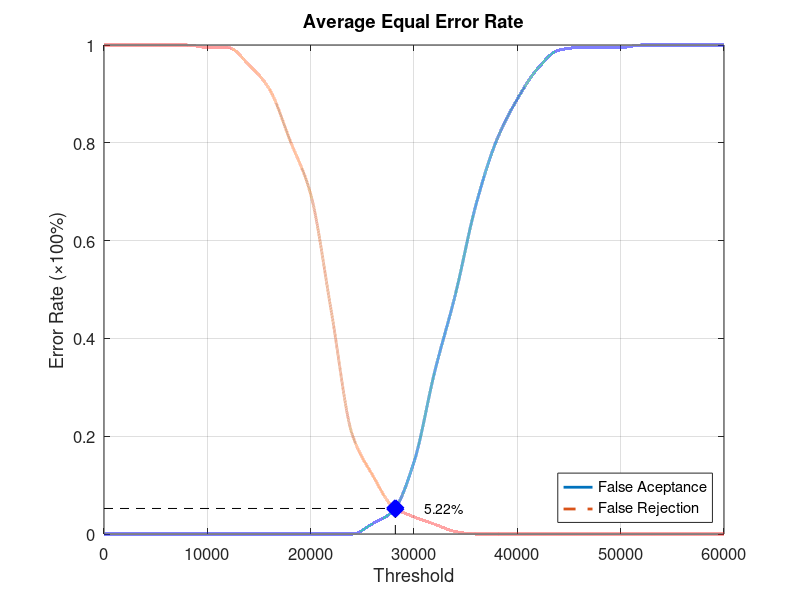
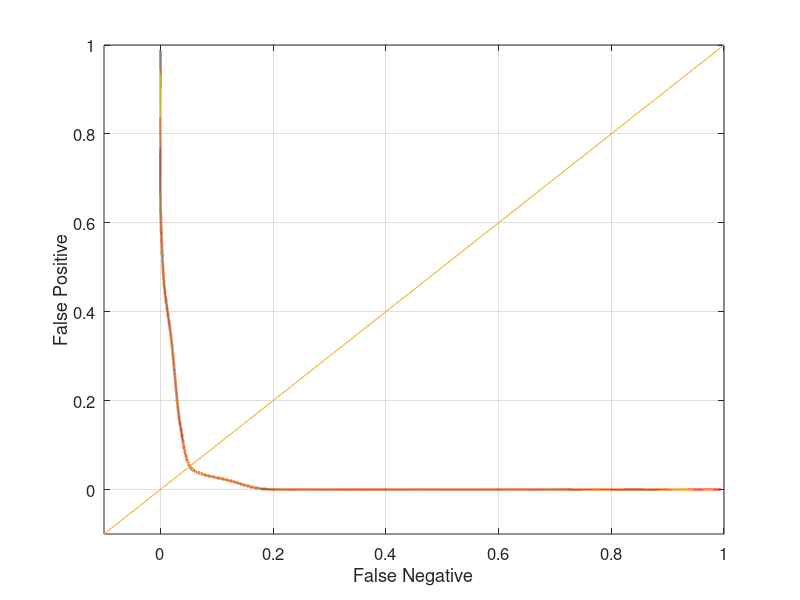

Write MATLAB code to recreate these figures, in order.
function yEER = Database5_1
close all;
clear;
clc;
x = 0:2000:60000;
xq = 0:0.5:60000;

y0 = [0 0 0 0 0 0 0 0 0 0 0 0 0 0.0210526 0.0473684 0.147368 0.331579 0.489474 0.673684 0.805263 0.889474 0.952632 0.989474 0.994737 0.994737 0.994737 1 1 1 1 1];
yy0 = interp1(x, y0, xq, 'pchip');
y1 = [1 1 1 1 1 0.995 0.995 0.96 0.91 0.805 0.695 0.455 0.205 0.12 0.055 0.035 0.02 0.005 0 0 0 0 0 0 0 0 0 0 0 0 0];
yy1 = interp1(x, y1, xq, 'pchip');

% Calculating EER: 
y2 = abs(y0 - y1);
find(y2 == min(y2))
yy2 = abs(yy0 - yy1);
xEER = find(yy2 == min(yy2));
xEERIndex = xq(xEER) % X-axis EER
yEER = yy0(xEER) % Y-axis EER

main = figure
plot(xq, yy0,'-','LineWidth', 2);	hold on
plot(xq, yy1,'--','LineWidth', 2);	hold on
plot([xEERIndex xEERIndex], [0 yEER], 'k--');	hold on
plot([0 xEERIndex], [yEER yEER], 'k--');	hold on
plot(xEERIndex, yEER, 'bx', 'LineWidth', 10);	hold on
text(xEERIndex + 10 * xEERIndex / 100, yEER, [num2str(round((10000 * yEER)) / 100) '%'])
legend('False Aceptance', 'False Rejection', 'Location', 'SouthEast')
xlabel('Threshold')
ylabel('Error Rate (\times100%)')
title('Average Equal Error Rate')
set(gca, 'FontSize', 12)
axis([0 60000 0 1])
grid on

print(main, 'Database5_1Main', '-dpng');
FNRxFPR = figure('Color', [1 1 1]);
plot(yy1, yy0, '-', yy1, yy0, 'LineWidth', 2);
hold on
y = -0.1:0.1:1
plot(y, y); 
set(gca, 'FontSize', 12)
xlabel('False Negative')
ylabel('False Positive')
axis([-0.1 1 -0.1 1])
set(gca, 'FontSize', 12)
grid on

print(FNRxFPR, 'Database5_1FNRxFPR','-dpng');
end
